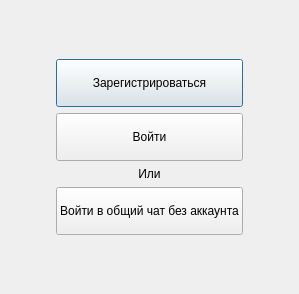
<?xml version="1.0" encoding="UTF-8"?>
<ui version="4.0">
 <class>lobby</class>
 <widget class="QDialog" name="lobby">
  <property name="geometry">
   <rect>
    <x>0</x>
    <y>0</y>
    <width>299</width>
    <height>294</height>
   </rect>
  </property>
  <property name="windowTitle">
   <string>Окно лобби</string>
  </property>
  <layout class="QGridLayout" name="gridLayout">
   <item row="0" column="1">
    <layout class="QVBoxLayout" name="verticalLayout">
     <item>
      <spacer name="verticalSpacer">
       <property name="orientation">
        <enum>Qt::Orientation::Vertical</enum>
       </property>
       <property name="sizeHint" stdset="0">
        <size>
         <width>20</width>
         <height>40</height>
        </size>
       </property>
      </spacer>
     </item>
     <item>
      <widget class="QPushButton" name="toRegisterPageButton">
       <property name="sizePolicy">
        <sizepolicy hsizetype="Preferred" vsizetype="Expanding">
         <horstretch>0</horstretch>
         <verstretch>0</verstretch>
        </sizepolicy>
       </property>
       <property name="text">
        <string>Зарегистрироваться</string>
       </property>
      </widget>
     </item>
     <item>
      <widget class="QPushButton" name="toLoginPageButton">
       <property name="sizePolicy">
        <sizepolicy hsizetype="Minimum" vsizetype="Expanding">
         <horstretch>0</horstretch>
         <verstretch>0</verstretch>
        </sizepolicy>
       </property>
       <property name="text">
        <string>Войти</string>
       </property>
       <property name="default">
        <bool>false</bool>
       </property>
      </widget>
     </item>
     <item>
      <widget class="QLabel" name="label">
       <property name="text">
        <string>Или</string>
       </property>
       <property name="alignment">
        <set>Qt::AlignmentFlag::AlignCenter</set>
       </property>
      </widget>
     </item>
     <item>
      <widget class="QPushButton" name="toChatForAllButton">
       <property name="sizePolicy">
        <sizepolicy hsizetype="Minimum" vsizetype="Expanding">
         <horstretch>0</horstretch>
         <verstretch>0</verstretch>
        </sizepolicy>
       </property>
       <property name="text">
        <string>Войти в общий чат без аккаунта</string>
       </property>
      </widget>
     </item>
     <item>
      <spacer name="verticalSpacer_2">
       <property name="orientation">
        <enum>Qt::Orientation::Vertical</enum>
       </property>
       <property name="sizeHint" stdset="0">
        <size>
         <width>20</width>
         <height>40</height>
        </size>
       </property>
      </spacer>
     </item>
    </layout>
   </item>
   <item row="0" column="2">
    <spacer name="horizontalSpacer_2">
     <property name="orientation">
      <enum>Qt::Orientation::Horizontal</enum>
     </property>
     <property name="sizeHint" stdset="0">
      <size>
       <width>40</width>
       <height>20</height>
      </size>
     </property>
    </spacer>
   </item>
   <item row="0" column="0">
    <spacer name="horizontalSpacer">
     <property name="orientation">
      <enum>Qt::Orientation::Horizontal</enum>
     </property>
     <property name="sizeHint" stdset="0">
      <size>
       <width>40</width>
       <height>20</height>
      </size>
     </property>
    </spacer>
   </item>
  </layout>
 </widget>
 <resources/>
 <connections/>
</ui>
